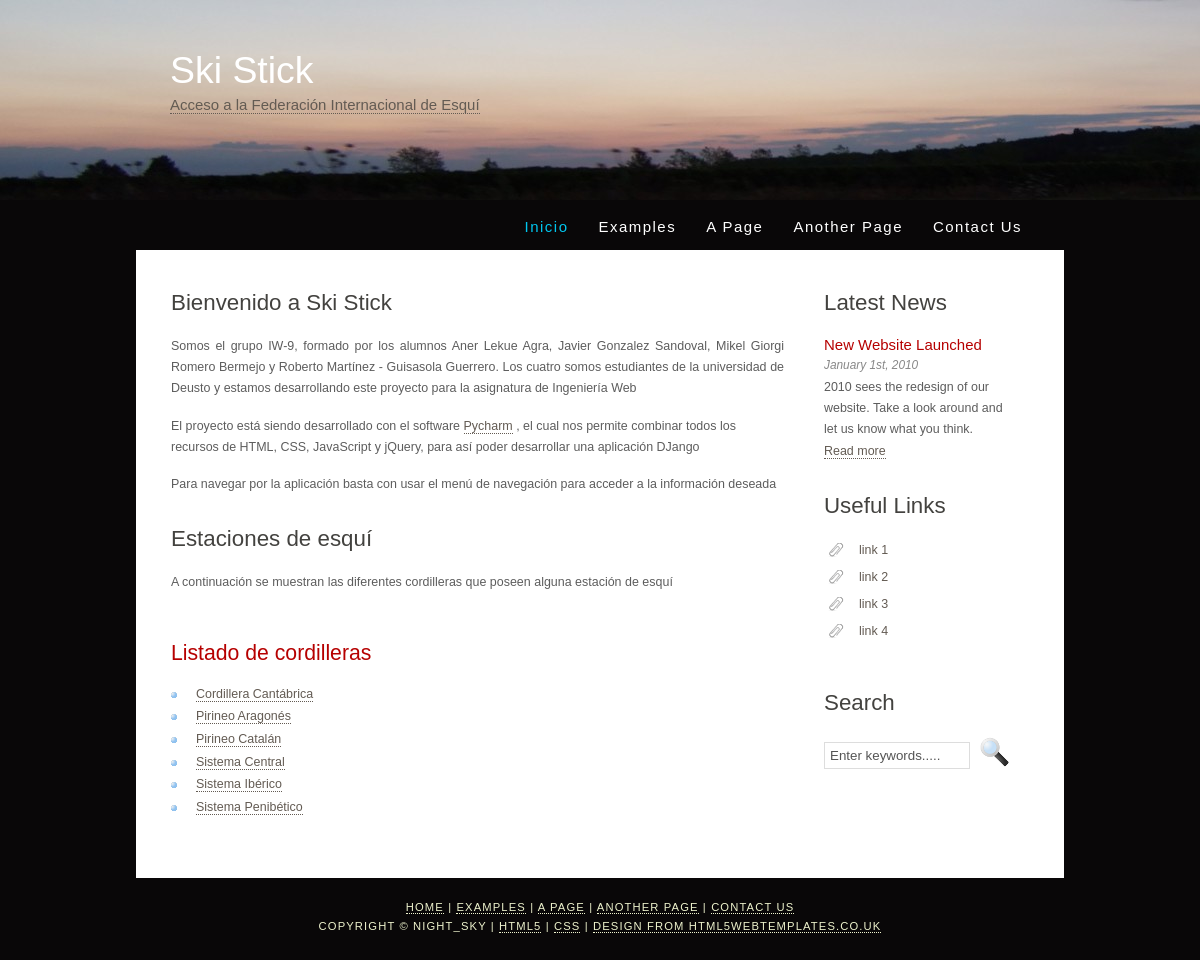
/home/, run on the app's committed database.
### appIW/models.py (models this page shows, shortened)
class Cordillera(models.Model):
    nombre = models.CharField(max_length=50)

### appIW/views.py (the view)
# urls.py: path('', RedirectView.as_view(url=reverse_lazy('admin:index')), name='adminv'),
def index(request):
    cordilleras = get_list_or_404(Cordillera.objects.order_by('nombre'))
    context = {'listaCordilleras': cordilleras}
    return render(request, 'appIW/index.HTML', context)

### appIW/templates/appIW/index.html (shortened to what this page needs)
{% load static %}
<!DOCTYPE HTML>
<html lang="en">
<head>
  <link rel="stylesheet" type="text/css" href="{% static '/style/style.css' %}"/>
</head>
<body>
  <div id="main">
    <div id="header">
      <div id="logo">
        <div id="logo_text">
          <h1>Ski <span class="logo_colour">Stick</span></h1>
          <h2><a href="https://www.fis-ski.com/en">Acceso a la Federación Internacional de Esquí</a></h2>
        </div>
      </div>
      <div id="menubar">
        <ul id="menu">
          <li class="selected"><a href="index.html">Inicio</a></li>
          <li><a href="examples.html">Examples</a></li>
          <li><a href="page.html">A Page</a></li>
          <li><a href="another_page.html">Another Page</a></li>
          <li><a href="contact.html">Contact Us</a></li>
        </ul>
      </div>
    </div>
    <div id="site_content">
      <div class="sidebar">
        <h1>Latest News</h1>
        <h4>New Website Launched</h4>
        <h5>January 1st, 2010</h5>
        <p>2010 sees the redesign of our website. Take a look around and let us know what you think.<br /><a href="#">Read more</a></p>
        <h1>Useful Links</h1>
        <ul>
          <li><a href="#">link 1</a></li>
          <li><a href="#">link 2</a></li>
          <li><a href="#">link 3</a></li>
          <li><a href="#">link 4</a></li>
        </ul>
        <h1>Search</h1>
        <form method="post" action="#" id="search_form">
          <p>
            <input class="search" type="text" name="search_field" value="Enter keywords....." />
            <input name="search" type="image" style="border: 0; margin: 0 0 -9px 5px;" src="appIW/style/search.png" alt="Search" title="Search" />
          </p>
        </form>
      </div>
      <div id="content">
        <h1>Bienvenido a Ski Stick</h1>
        <p align="justify">Somos el grupo IW-9, formado por los alumnos Aner Lekue Agra, Javier Gonzalez Sandoval, Mikel
          Giorgi Romero Bermejo y Roberto Martínez - Guisasola Guerrero. Los cuatro somos estudiantes de la universidad de Deusto
          y estamos desarrollando este proyecto para la asignatura de Ingeniería Web
        </p>
        <p>
          El proyecto está siendo desarrollado con el software <a href="https://www.jetbrains.com/pycharm/">Pycharm</a>
          , el cual nos permite combinar todos los recursos de HTML, CSS, JavaScript y jQuery, para así poder desarrollar
          una aplicación DJango
        </p>
        <p>
          Para navegar por la aplicación basta con usar el menú de navegación para acceder a la información deseada
        </p>
        <h1>Estaciones de esquí</h1>
        <p>A continuaci&oacute;n se muestran las diferentes cordilleras que poseen alguna estaci&oacute;n de esqu&iacute;</p>
        <p>
        {% block cordilleras %}
        <h2>Listado de cordilleras</h2>
        {% if listaCordilleras %}
        <ul>
          {% for c in listaCordilleras %}
          <li>
            <a href="/cordillera/{{ c.id }}">{{ c.nombre}}</a>
          </li>
          {% endfor %}
        </ul>
        {% else %}
        <p>No hay cordilleras creadas.</p>
        {% endif %}
        {% endblock %}
      </div>
    </div>
    <div id="footer">
      <p><a href="index.html">Home</a> | <a href="examples.html">Examples</a> | <a href="page.html">A Page</a> | <a href="another_page.html">Another Page</a> | <a href="contact.html">Contact Us</a></p>
      <p>Copyright &copy; night_sky | <a href="http://validator.w3.org/check?uri=referer">HTML5</a> | <a href="http://jigsaw.w3.org/css-validator/check/referer">CSS</a> | <a href="http://www.html5webtemplates.co.uk">design from HTML5webtemplates.co.uk</a></p>
    </div>
  </div>
</body>
</html>

### appIW/static/style/style.css (style rules this page uses)
html { height: 100%; }
body { font-family: "lucida sans", arial, sans-serif; padding: 0px; margin: 0px; font-size: .78em; background: #090708; color: #5D5D5D; }
p { margin: 0px; padding: 0px 0px 16px 0px; line-height: 1.7em; }
h1, h2, h3, h4, h5, h6 { font: normal 179% 'century gothic', arial, sans-serif; color: #43423F; margin: 0 0 15px 0; padding: 15px 0 5px 0; }
h2 { font: normal 170% 'century gothic', arial, sans-serif; color: #B60000; }
h4, h5, h6 { margin: 0; padding: 0 0 5px 0; font: normal 120% arial, sans-serif; color: #B60000; }
h5, h6 { font: italic 95% arial, sans-serif; color: #888; }
a, a:hover { border-bottom: 1px dotted; color: #635B53; text-decoration: none; }
a { outline: none; }
form { padding: 0; margin: 0; }
ul { margin: 2px 0px 18px 16px; padding: 0px; }
ul li { list-style-type: square; margin: 0px 0px 6px 0px; padding: 0px; }
#main, #logo, #menubar, #site_content, #footer { margin-left: auto; margin-right: auto; }
#main { padding-bottom: 40px; }
#header { background: transparent url(logo.jpg) no-repeat; }
#logo { width: 860px; position: relative; height: 200px; }
#logo #logo_text { position: absolute; top: 27px; left: 0; }
#logo h1, #logo h2 { font: normal 300% 'century gothic', arial, sans-serif; border-bottom: 0; text-transform: none; margin: 0; }
#logo_text h1, #logo_text h1 a, #logo_text h1 a:hover { padding: 22px 0 0 0; color: #FFF; text-decoration: none; border: 0; }
#logo_text h2 { font-size: 120%; padding: 4px 0 0 0; color: #fff; }
#menubar { width: 870px; height: 46px; padding-top: 4px; padding-left: 4px; }
ul#menu { float: right; margin: 0px; }
ul#menu li { float: left; margin: 5px 0 0 0; padding: 0 0 0 0px; list-style: none; }
ul#menu li a { letter-spacing: 0.1em; font-family: sans-serif; font-size: 120%; display: block; float: left; height: 20px; text-decoration: none; padding: 9px 15px 5px 15px; text-align: center; color: #FFF; border: none; }
ul#menu li.selected a { height: 20px; padding: 7px 15px 4px 15px; }
ul#menu li.selected { margin: 7px 0 0 0; }
ul#menu li.selected a, ul#menu li.selected a:hover { color: #00C6EF; }
#site_content { width: 858px; overflow: hidden; margin: 0 auto 0 auto; padding: 10px 20px 20px 20px; background: #FFF; border: 15px solid #FFF; }
.sidebar { float: right; width: 190px; padding: 0 15px 20px 15px; }
.sidebar ul { width: 178px; padding: 4px 0 0 0; margin: 4px 0 30px 0; }
.sidebar li { list-style: none; padding: 0 0 7px 0; }
.sidebar li a, .sidebar li a:hover { padding: 0 0 0 35px; display: block; background: transparent url(link.png) no-repeat left center; border: 0; }
#content { text-align: left; width: 613px; padding: 0; }
#content ul { margin: 2px 0 22px 0px; }
#content ul li { list-style-type: none; background: url(bullet.png) no-repeat; margin: 0 0 0 0; padding: 0 0 4px 25px; line-height: 1.5em; }
#footer { width: 916px; font-family: 'trebuchet ms', sans-serif; font-size: 90%; height: 28px; padding: 20px 0 5px 0; text-align: center; background: transparent; color: #EEF3CD; text-transform: uppercase; letter-spacing: 0.1em; }
#footer p { padding: 0; }
#footer a, #footer a:hover { color: #EEF3CD; text-decoration: none; }
.search { color: #555; border: 1px solid #DDD; width: 134px; padding: 5px; }

### data on the page
Cordillera: nombre "Cordillera Cantábrica"
Cordillera: nombre "Pirineo Aragonés"
Cordillera: nombre "Pirineo Catalán"
Cordillera: nombre "Sistema Central"
Cordillera: nombre "Sistema Ibérico"
Cordillera: nombre "Sistema Penibético"
